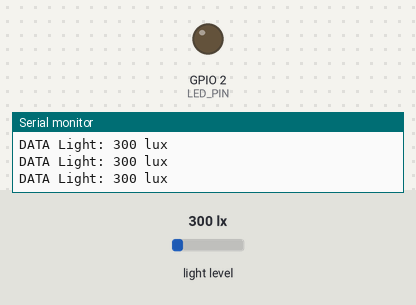
Bench run of a program on a simulated ESP32. On the bench: output pins drawn as LEDs (lit = HIGH), the last lines printed to the serial monitor. Inputs (shaded band) come from the test bench; at power-on: light level 300 lx. WiFi joins after 1.5 s; servers stay silent unless stated; no MQTT or app messages arrive unless stated.

Above: at 3.2 s.
3.3 s: light level set to 367 lx
4.8 s: light level set to 429 lx
At 6.0 s:
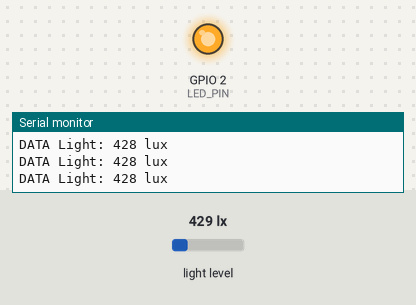
6.3 s: light level set to 40 lx
At 6.9 s:
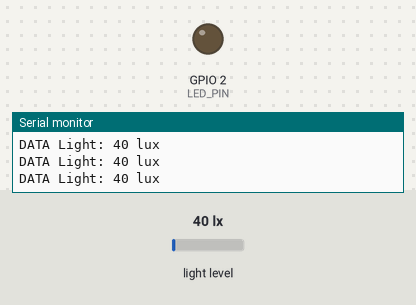
7.8 s: light level set to 1000 lx
At 9.3 s:
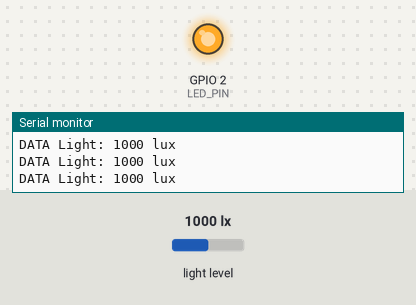
Timing chart, 0 to 10.3 s (numbered marks = the images above; inputs shaded):
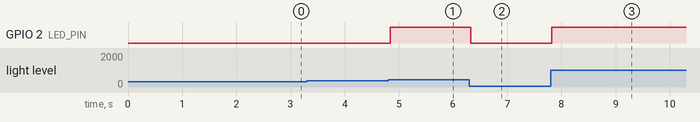

Measured:
- the behaviour switches between 401 and 402 lx on light level (found by bisection; images 0 and 1)
- after the input at 4.8 s, GPIO 2 (LED_PIN): LOW → HIGH at once
- after the input at 6.3 s, GPIO 2 (LED_PIN): HIGH → LOW at once
- after the input at 7.8 s, GPIO 2 (LED_PIN): LOW → HIGH at once

The program:

main.cpp
```cpp
#include <Arduino.h>
#include <Wire.h>
#include <Adafruit_Sensor.h>
#include <DHT.h>
#include <BH1750.h>
#include <WiFi.h>
#include <PubSubClient.h>

#define DHTPIN 4  // DHT11 sensor pin
#define DHTTYPE DHT11
DHT dht(DHTPIN, DHTTYPE);

BH1750 lightSensor;

#define LED_PIN 2    // Red LED pin

#define BAUD_RATE 9600 // Baud rate for UART communication

// WiFi credentials
const char* ssid = "javier";
const char* password = "javier01112003";

// MQTT broker details
const char* mqttBroker = "broker.emqx.io";
const char* mqttSubTopic = "Javier";
const char* mqttPubTopic = "Vier";
const char* mqttClientId = "ESP32Client";

// MQTT client and WiFi client
WiFiClient wifiClient;
PubSubClient mqttClient(wifiClient);

int x = 5; // Temperature reading delay in seconds
int y = 0; // Humidity reading delay in seconds
int z = 0; // Light sensor reading delay in seconds

void setup() {
  Serial.begin(BAUD_RATE); // initialize UART
  pinMode(LED_PIN, OUTPUT);

  // Connect to WiFi network
  WiFi.begin(ssid, password);
  while (WiFi.status() != WL_CONNECTED) {
    delay(1000);
    Serial.println("Connecting to WiFi...");
  }

  // Connect to MQTT broker
  mqttClient.setServer(mqttBroker, 1883);
  while (!mqttClient.connected()) {
    Serial.println("Connecting to MQTT Broker...");
    if (mqttClient.connect(mqttClientId)) {
      Serial.println("Connected to MQTT Broker");
    } else {
      Serial.print("Failed to connect to MQTT Broker, rc=");
      Serial.print(mqttClient.state());
      Serial.println("Retrying in 5 seconds...");
      delay(5000);
    }
  }

  Wire.begin(21,22);
  lightSensor.begin();
  dht.begin();
}

void loop() {
  // Read light sensor data
  uint16_t lux = lightSensor.readLightLevel();
  if (!isnan(lux)) {
    Serial.print("DATA Light: ");
    Serial.print(lux);
    Serial.println(" lux");
    if (lux > 400) {
      digitalWrite(LED_PIN, HIGH);
      char buffer[10];
      snprintf(buffer, 10, "%d", lux);
      mqttClient.publish(mqttPubTopic, ("WARNING, 2502002500 " + String(buffer) + " lux").c_str());
    }
    if (lux < 400)
    {
      digitalWrite(LED_PIN, LOW);
      char buffer[10];
      snprintf(buffer, 10, "%d", lux);
      mqttClient.publish(mqttPubTopic, ("CLOSED, 2502002500 " + String(buffer) + " lux").c_str());
    }
  }
 // wait for Z seconds before sending the next light sensor reading
}
```
